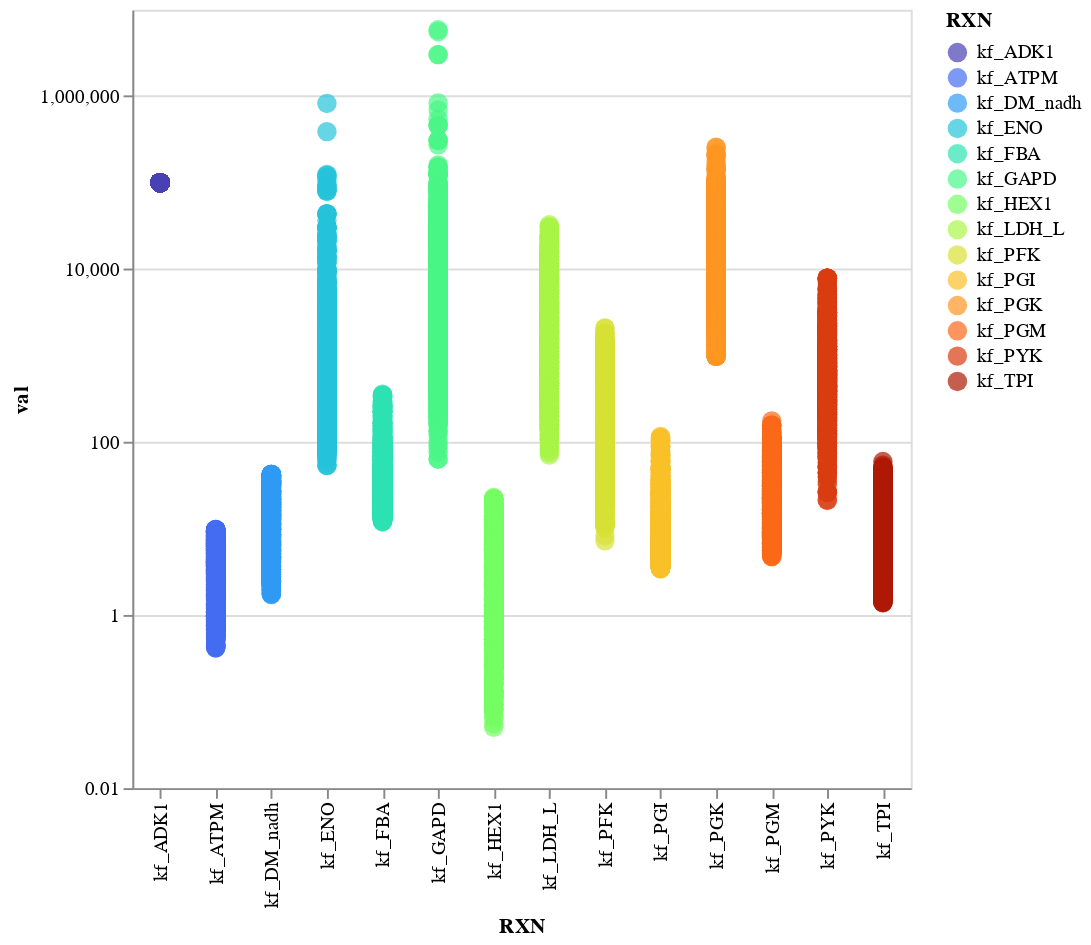

Notebook code cell kept with this figure:
### Code cell
alt.data_transformers.disable_max_rows()
fig = alt.Chart(data_vis).mark_circle(size= 100).encode(
    alt.X("RXN", axis=alt.Axis( tickCount=5), scale=alt.Scale(type='log')),
    alt.Y('val',axis=alt.Axis( tickCount=5), 
    scale=alt.Scale(type='log')), 

    alt.Color('RXN', scale=alt.Scale(scheme='turbo')), 
    tooltip=['RXN', "val"]
).properties(
    width=400,
    height=400).interactive()
fig

### Figure 1 — Vega-Lite specification as saved in the notebook (floating-point values rounded to 4 significant figures; data arrays with more than 128 entries replaced by an {"elided": "..."} marker saying what was removed)
{"config": {"view": {"continuousWidth": 400, "continuousHeight": 300}}, "data": {"name": "data-1a6ce1bbfd1e5cef7e5879ddd4a89501"}, "mark": {"type": "circle", "size": 100}, "encoding": {"color": {"field": "RXN", "scale": {"scheme": "turbo"}, "type": "nominal"}, "tooltip": [{"field": "RXN", "type": "nominal"}, {"field": "val", "type": "quantitative"}], "x": {"axis": {"tickCount": 5}, "field": "RXN", "scale": {"type": "log"}, "type": "nominal"}, "y": {"axis": {"tickCount": 5}, "field": "val", "scale": {"type": "log"}, "type": "quantitative"}}, "height": 400, "selection": {"selector002": {"type": "interval", "bind": "scales", "encodings": ["x", "y"]}}, "width": 400, "$schema": "https://vega.github.io/schema/vega-lite/v4.17.0.json", "datasets": {"data-1a6ce1bbfd1e5cef7e5879ddd4a89501": {"elided": "21140 records"}}}
